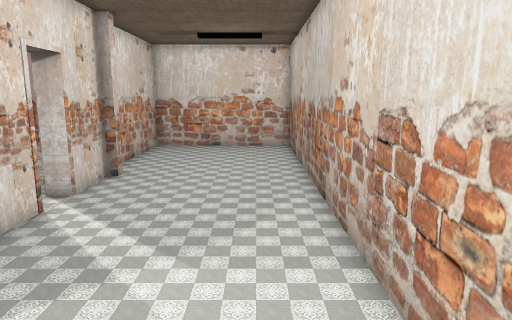
[1] (above)

16 first-person views from a walk through a 3-D level made in the Unity game engine. The camera is 1.5 m above the floor, tilts 10° down and sees 70° across. The floor is counted in squares, 0.5 m on a side. Each view is taken from the middle of a square. On the plan, view 1 faces up. The plan holds only what a view shows up to about 20 squares ahead; the rest is blank. The place goes on beyond the plan. The player is left out. Door leaves are left out, so doorways stand open.

[2]
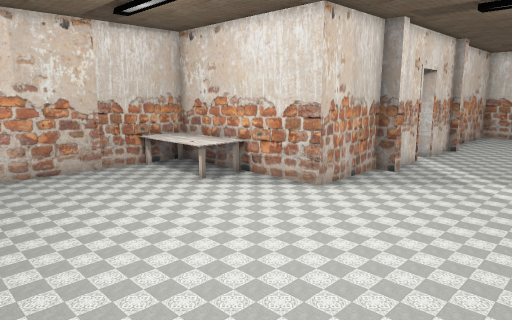

[3]
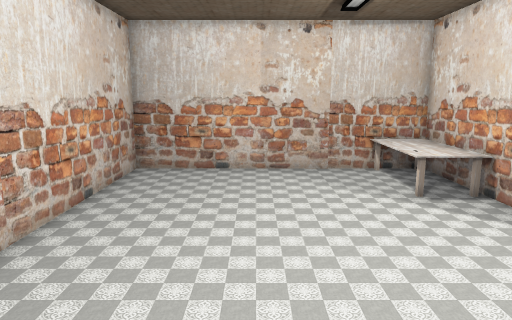

[4]
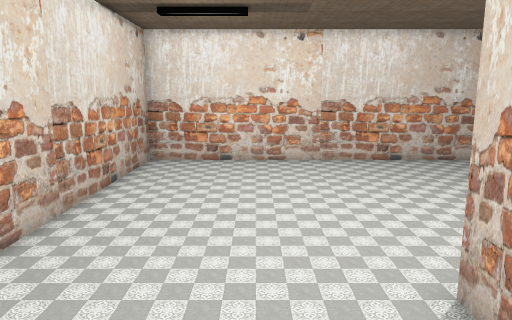

[5]
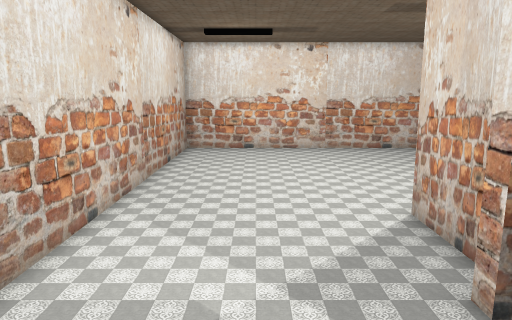

[6]
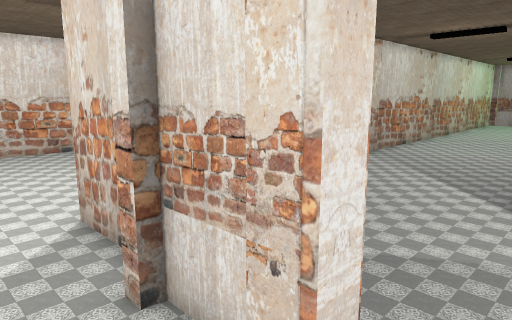

[7]
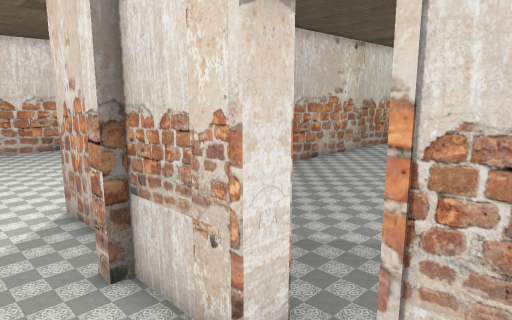

[8]
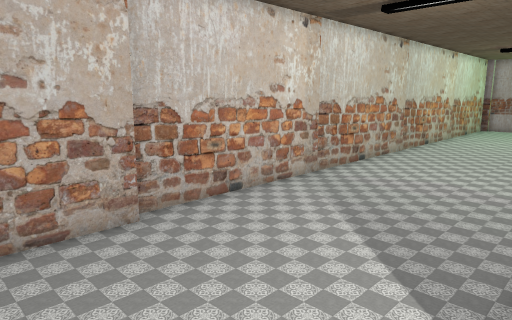

[9]
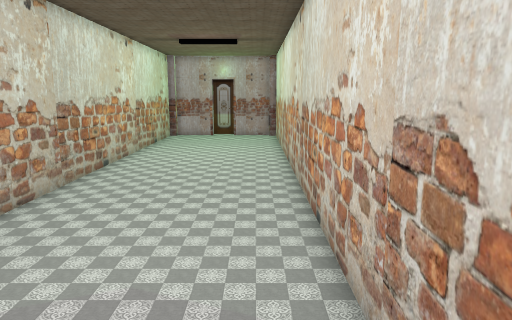

[10]
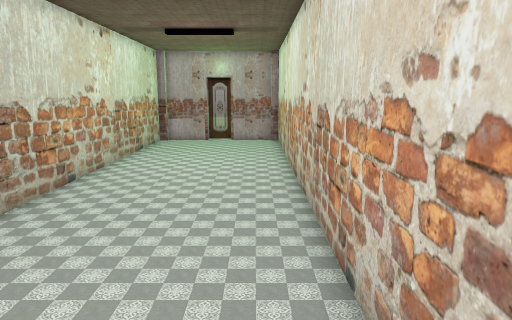

[11]
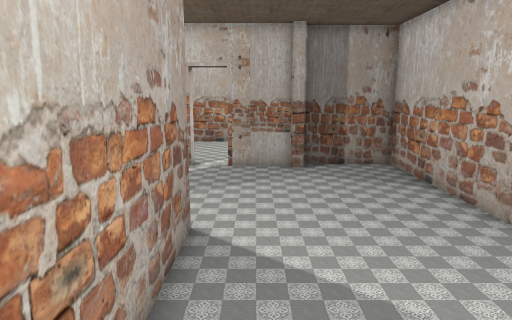

[12]
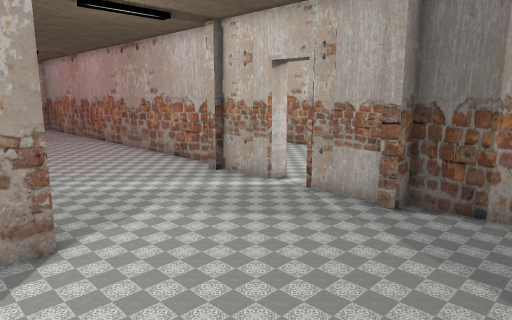

[13]
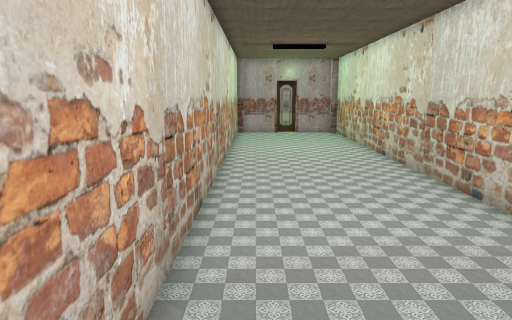

[14]
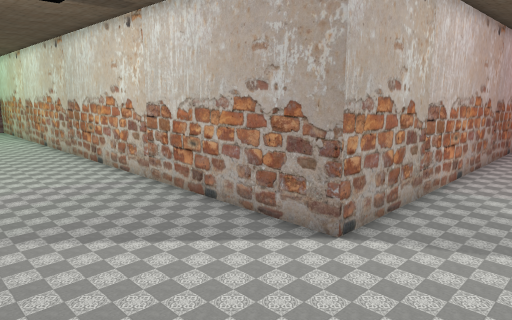

[15]
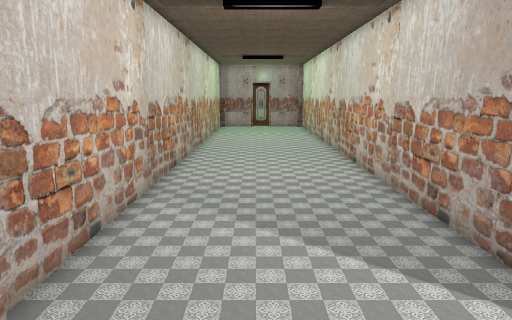

[16]
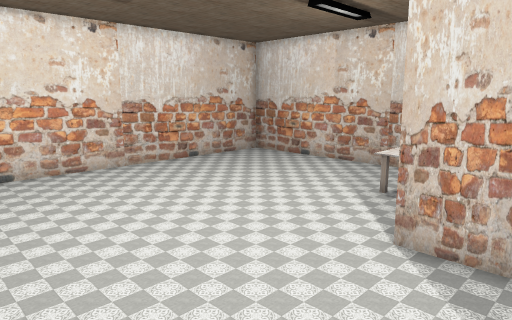

### Floor plan
Points are (right, up) in squares from view 1. A wall is a line through its corners. A room is listed if a view was taken in it or the views show most of it. See-through windows are left out.
Room 1 (views 1, 2, 3, 4, 5, 6, 7, 16)
walls: (-6, 6.1) (-6, 2) (-14, 2) (-14, -10) (2, -10) (2, 20.1); (-5.6, 9.2) (-5.6, 6.5) (-5.2, 6.5) (-5.2, 6); (-5.2, 14.1) (-5.2, 13.5) (-5.6, 13.5) (-5.6, 10.8); (-6, 20.4) (-6, 16.1)
low walls: (-9.6, 2) (-9.6, -0.3) (-13.9, -0.3)
ways out: opening at (-6, 10) to room 2; open door at (-5, 9)
Room 2 (views 8, 9, 10, 11, 12, 13, 14, 15)
walls: (-14.1, 2) (-6, 2) (-6, 6.1); (-14, 21.5) (-14, 9.5) (-40.9, 9.5); (-5.6, 10.8) (-6.4, 10.8) (-6.4, 13.5) (-6.8, 13.5) (-6.8, 14); (-5.2, 6) (-6.8, 6) (-6.8, 6.5) (-6.4, 6.5) (-6.4, 9.2) (-5.6, 9.2); (-6, 15) (-6, 20.9); (-41.4, 1.5) (-14.2, 1.5)
ways out: opening at (-6, 10) to room 1

Positions as (right, up) in squares from view 1, and headings:
1: (0, 0), facing up
2: (1, -8), facing up-left
3: (1, -5), facing left
4: (-3, 7), facing down
5: (-2, 11), facing down
6: (-3, 11), facing down-left
7: (-3, 12), facing down-left
8: (-10, 10), facing down-left
9: (-18, 8), facing left
10: (-21, 8), facing left
11: (-22, 8), facing right
12: (-16, 2), facing up-right
13: (-16, 3), facing left
14: (-10, 3), facing up-left
15: (-10, 5), facing left
16: (1, 5), facing down-left
